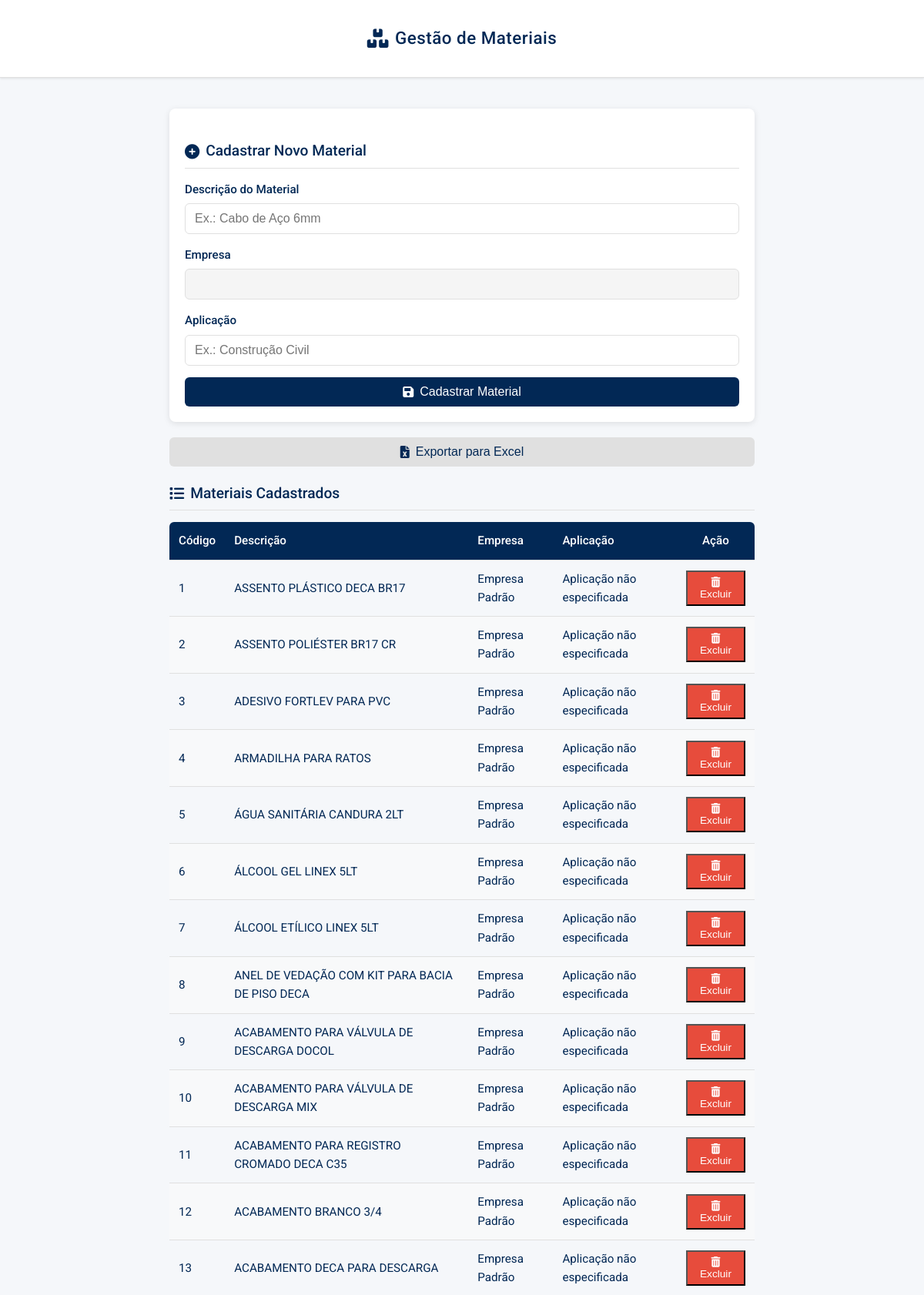
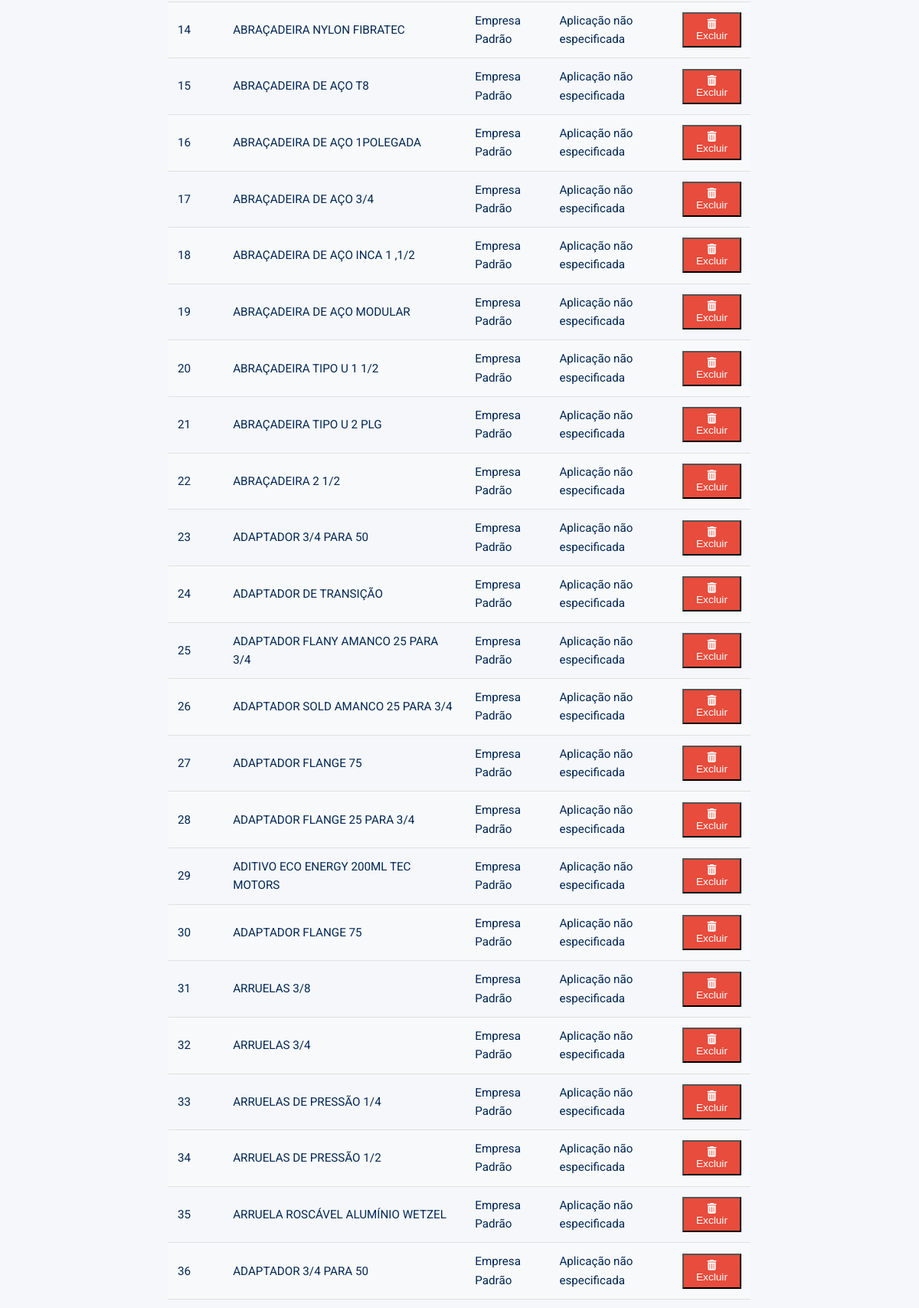
/materiais (signed in, upper part), run on the app's committed database (2 pictures, top to bottom).
### app.py (models this page shows)
class Materiais(db.Model):
    __tablename__ = 'Materiais'
    CodMaterial = db.Column(db.Integer, primary_key=True, autoincrement=True)
    DescricaoMaterial = db.Column(db.Text, nullable=False)
    Empresa = db.Column(db.Text, nullable=False)
    Aplicacao = db.Column(db.Text, nullable=False)
    QuantidadeEstoque = db.Column(db.Integer, default=0)
    Fornecedor = db.Column(db.Text)
    NumeroNF = db.Column(db.Text)
    FatorConsumo = db.Column(db.Float, nullable=True, default=0.0)
    Ativo = db.Column(db.Boolean, default=False)  # Novo campo

### app.py (the view)
@routes_bp.route('/materiais', methods=['GET'])
def listar_materiais():
    if 'usuario' not in session:
        return redirect(url_for('routes_bp.login'))
    try:
        materiais = app.jinja_env.globals['Materiais'].query.all()
        return render_template('materiais.html', materiais=materiais)
    except Exception as e:
        flash(f'Erro ao carregar materiais: {str(e)}', 'error')
        return render_template('materiais.html', materiais=[])

### app.py (called while the page is built, shortened)
def ler_senhas():
    senhas = {}
    try:
        if not os.path.exists(SENHAS_FILE):
            with open(SENHAS_FILE, "w", encoding='utf-8') as f:
                f.write("")
        with open(SENHAS_FILE, "r", encoding='utf-8') as f:
            for line in f:
                partes = line.strip().split("%")
                if len(partes) == 4:
                    usuario, senha, pagina, empresa = partes
                    senhas[usuario] = {"senha": senha, "pagina": pagina, "empresa": empresa}
                elif len(partes) == 3:
                    usuario, senha, pagina = partes
                    senhas[usuario] = {"senha": senha, "pagina": pagina, "empresa": ""}
    except Exception as e:
        logging.error(f"Erro ao ler senhas.txt: {str(e)}")
    return senhas

@routes_bp.before_request
def verificar_tempo_inatividade():
    if request.endpoint in ['routes_bp.login', 'static']:
        return
    if 'usuario' in session:
        agora = datetime.now()
        ultima_atividade = session.get('ultima_atividade')
        session['ultima_atividade'] = str(agora)

### templates/materiais.html (shortened to what this page needs)
<!DOCTYPE html>
<html lang="pt-BR">
<head>
    <link rel="stylesheet" href="https://cdnjs.cloudflare.com/ajax/libs/font-awesome/6.0.0-beta3/css/all.min.css">
</head>
<body>
    <header>
        <div class="container">
            <h1><i class="fas fa-boxes"></i> Gestão de Materiais</h1>
        </div>
    </header>
    <main class="container">
        <section>
            <div class="card">
                <h2><i class="fas fa-plus-circle"></i> Cadastrar Novo Material</h2>
                <form method="POST" action="{{ url_for('routes_bp.adicionar_material') }}">
                    <div class="form-group">
                        <label for="descricao">Descrição do Material</label>
                        <input type="text" id="descricao" name="descricao" required
                               placeholder="Ex.: Cabo de Aço 6mm">
                    </div>
                    <div class="form-group">
                        <label for="empresa">Empresa</label>
                        <input type="text" id="empresa" name="empresa"
                               value="{{ ler_senhas().get(session['usuario'], {}).get('empresa', '') }}" readonly>
                    </div>
                    <div class="form-group">
                        <label for="aplicacao">Aplicação</label>
                        <input type="text" id="aplicacao" name="aplicacao" required
                               placeholder="Ex.: Construção Civil">
                    </div>
                    <button type="submit" class="btn btn-primary">
                        <i class="fas fa-save"></i> Cadastrar Material
                    </button>
                </form>
            </div>
        </section>
        <section>
            <div class="export-section">
                <button id="exportExcel" class="btn btn-secondary">
                    <i class="fas fa-file-excel"></i> Exportar para Excel
                </button>
            </div>
            <h2><i class="fas fa-list"></i> Materiais Cadastrados</h2>
            {% if materiais %}
                <div class="table-responsive">
                    <table id="materiaisTable">
                        <thead>
                            <tr>
                                <th>Código</th>
                                <th>Descrição</th>
                                <th>Empresa</th>
                                <th>Aplicação</th>
                                <th class="actions">Ação</th>
                            </tr>
                        </thead>
                        <tbody>
                            {% for material in materiais %}
                            <tr>
                                <td>{{ material.CodMaterial }}</td>
                                <td>{{ material.DescricaoMaterial }}</td>
                                <td>{{ material.Empresa }}</td>
                                <td>{{ material.Aplicacao }}</td>
                                <td class="actions">
                                    <form method="POST" action="{{ url_for('routes_bp.excluir_material', cod=material.CodMaterial) }}"
                                          onsubmit="return confirm('Tem certeza que deseja excluir o material {{ material.DescricaoMaterial }}?')">
                                        <button type="submit" class="btn-danger">
                                            <i class="fas fa-trash-alt"></i> Excluir
                                        </button>
                                    </form>
                                </td>
                            </tr>
                            {% endfor %}
                        </tbody>
                    </table>
                </div>
            {% else %}
                <div class="card empty-state">
                    <i class="fas fa-box-open"></i>
                    <h3>Nenhum material cadastrado</h3>
                    <p>Adicione seu primeiro material utilizando o formulário acima</p>
                </div>
            {% endif %}
        </section>
    </main>
</body>
</html>

### templates/materiais.html (style rules this page uses)
:root { --primary-color: #022855; --secondary-color: #3498db; --accent-color: #2980b9; --danger-color: #e74c3c; --success-color: #27ae60; --light-gray: #f5f7fa; --medium-gray: #e0e0e0; --dark-gray: #7f8c8d; }
* { margin: 0; padding: 0; box-sizing: border-box; }
body { font-family: 'Roboto', sans-serif; background-color: var(--light-gray); color: var(--primary-color); line-height: 1.6; padding: 0; margin: 0; }
.container { max-width: 800px; margin: 0 auto; padding: 20px; }
header { background-color: white; color: var(--primary-color); padding: 12px 0; text-align: center; margin-bottom: 20px; box-shadow: 0 1px 3px rgba(0,0,0,0.1); border-bottom: 1px solid var(--medium-gray); }
h1 { font-size: 1.4em; margin: 0; font-weight: 500; display: flex; align-items: center; justify-content: center; gap: 8px; letter-spacing: 0.5px; }
h1 i { font-size: 1.1em; color: var(--primary-color); }
h2 { color: var(--primary-color); font-size: 1.2em; margin: 20px 0 15px; padding-bottom: 6px; border-bottom: 1px solid var(--medium-gray); display: flex; align-items: center; gap: 8px; font-weight: 500; }
.card { background-color: white; border-radius: 8px; box-shadow: 0 2px 8px rgba(0, 0, 0, 0.1); padding: 20px; margin-bottom: 20px; }
.form-group { margin-bottom: 15px; }
label { display: block; margin-bottom: 6px; font-weight: 500; color: var(--primary-color); font-size: 0.95em; }
input { width: 100%; padding: 10px 12px; border: 1px solid var(--medium-gray); border-radius: 6px; font-size: 1em; transition: all 0.2s ease; }
input[readonly] { background-color: #f5f5f5; color: #666; }
.btn { display: inline-flex; align-items: center; justify-content: center; gap: 8px; padding: 10px 20px; border-radius: 6px; font-size: 1em; font-weight: 500; cursor: pointer; transition: all 0.2s ease; text-align: center; border: none; width: 100%; }
.btn-primary { background-color: var(--primary-color); color: white; }
.btn-secondary { background-color: var(--medium-gray); color: var(--primary-color); }
.btn-danger { background-color: var(--danger-color); color: white; padding: 6px 12px; font-size: 0.9em; }
.table-responsive { overflow-x: auto; margin-bottom: 20px; border-radius: 6px; }
table { width: 100%; border-collapse: collapse; font-size: 0.95em; }
table th, table td { padding: 12px; text-align: left; border-bottom: 1px solid var(--medium-gray); }
table th { background-color: var(--primary-color); color: white; font-weight: 500; }
table tr:nth-child(even) { background-color: #f8f9fa; }
.actions { text-align: center; }
.export-section { display: flex; justify-content: flex-end; margin-bottom: 15px; }

### data on the page
Materiais: CodMaterial "1", DescricaoMaterial "ASSENTO PLÁSTICO DECA BR17", Empresa "Empresa Padrão", Aplicacao "Aplicação não especificada"
Materiais: CodMaterial "2", DescricaoMaterial "ASSENTO POLIÉSTER BR17 CR", Empresa "Empresa Padrão", Aplicacao "Aplicação não especificada"
Materiais: CodMaterial "3", DescricaoMaterial "ADESIVO FORTLEV PARA PVC", Empresa "Empresa Padrão", Aplicacao "Aplicação não especificada"
Materiais: CodMaterial "4", DescricaoMaterial "ARMADILHA PARA RATOS", Empresa "Empresa Padrão", Aplicacao "Aplicação não especificada"
Materiais: CodMaterial "5", DescricaoMaterial "ÁGUA SANITÁRIA CANDURA 2LT", Empresa "Empresa Padrão", Aplicacao "Aplicação não especificada"
Materiais: CodMaterial "6", DescricaoMaterial "ÁLCOOL GEL LINEX 5LT", Empresa "Empresa Padrão", Aplicacao "Aplicação não especificada"
Materiais: CodMaterial "7", DescricaoMaterial "ÁLCOOL ETÍLICO LINEX 5LT", Empresa "Empresa Padrão", Aplicacao "Aplicação não especificada"
Materiais: CodMaterial "8", DescricaoMaterial "ANEL DE VEDAÇÃO COM KIT PARA BACIA DE PISO DECA", Empresa "Empresa Padrão", Aplicacao "Aplicação não especificada"
Materiais: CodMaterial "9", DescricaoMaterial "ACABAMENTO PARA VÁLVULA DE DESCARGA DOCOL", Empresa "Empresa Padrão", Aplicacao "Aplicação não especificada"
Materiais: CodMaterial "10", DescricaoMaterial "ACABAMENTO PARA VÁLVULA DE DESCARGA MIX", Empresa "Empresa Padrão", Aplicacao "Aplicação não especificada"
Materiais: CodMaterial "11", DescricaoMaterial "ACABAMENTO PARA REGISTRO CROMADO DECA C35", Empresa "Empresa Padrão", Aplicacao "Aplicação não especificada"
Materiais: CodMaterial "12", DescricaoMaterial "ACABAMENTO BRANCO 3/4", Empresa "Empresa Padrão", Aplicacao "Aplicação não especificada"
Materiais: CodMaterial "13", DescricaoMaterial "ACABAMENTO DECA PARA DESCARGA", Empresa "Empresa Padrão", Aplicacao "Aplicação não especificada"
Materiais: CodMaterial "14", DescricaoMaterial "ABRAÇADEIRA NYLON FIBRATEC", Empresa "Empresa Padrão", Aplicacao "Aplicação não especificada"
Materiais: CodMaterial "15", DescricaoMaterial "ABRAÇADEIRA DE AÇO T8", Empresa "Empresa Padrão", Aplicacao "Aplicação não especificada"
Materiais: CodMaterial "16", DescricaoMaterial "ABRAÇADEIRA DE AÇO 1POLEGADA", Empresa "Empresa Padrão", Aplicacao "Aplicação não especificada"
Materiais: CodMaterial "17", DescricaoMaterial "ABRAÇADEIRA DE AÇO 3/4", Empresa "Empresa Padrão", Aplicacao "Aplicação não especificada"
Materiais: CodMaterial "18", DescricaoMaterial "ABRAÇADEIRA DE AÇO INCA 1 ,1/2", Empresa "Empresa Padrão", Aplicacao "Aplicação não especificada"
Materiais: CodMaterial "19", DescricaoMaterial "ABRAÇADEIRA DE AÇO MODULAR", Empresa "Empresa Padrão", Aplicacao "Aplicação não especificada"
Materiais: CodMaterial "20", DescricaoMaterial "ABRAÇADEIRA TIPO U 1 1/2", Empresa "Empresa Padrão", Aplicacao "Aplicação não especificada"
Materiais: CodMaterial "21", DescricaoMaterial "ABRAÇADEIRA TIPO U 2 PLG", Empresa "Empresa Padrão", Aplicacao "Aplicação não especificada"
Materiais: CodMaterial "22", DescricaoMaterial "ABRAÇADEIRA 2 1/2", Empresa "Empresa Padrão", Aplicacao "Aplicação não especificada"
Materiais: CodMaterial "23", DescricaoMaterial "ADAPTADOR 3/4 PARA 50", Empresa "Empresa Padrão", Aplicacao "Aplicação não especificada"
Materiais: CodMaterial "24", DescricaoMaterial "ADAPTADOR DE TRANSIÇÃO", Empresa "Empresa Padrão", Aplicacao "Aplicação não especificada"
Materiais: CodMaterial "25", DescricaoMaterial "ADAPTADOR FLANY AMANCO 25 PARA 3/4", Empresa "Empresa Padrão", Aplicacao "Aplicação não especificada"
Materiais: CodMaterial "26", DescricaoMaterial "ADAPTADOR SOLD AMANCO 25 PARA 3/4", Empresa "Empresa Padrão", Aplicacao "Aplicação não especificada"
Materiais: CodMaterial "27", DescricaoMaterial "ADAPTADOR FLANGE 75", Empresa "Empresa Padrão", Aplicacao "Aplicação não especificada"
Materiais: CodMaterial "28", DescricaoMaterial "ADAPTADOR FLANGE 25 PARA 3/4", Empresa "Empresa Padrão", Aplicacao "Aplicação não especificada"
Materiais: CodMaterial "29", DescricaoMaterial "ADITIVO ECO ENERGY 200ML TEC MOTORS", Empresa "Empresa Padrão", Aplicacao "Aplicação não especificada"
Materiais: CodMaterial "30", DescricaoMaterial "ADAPTADOR FLANGE 75", Empresa "Empresa Padrão", Aplicacao "Aplicação não especificada"
Materiais: CodMaterial "31", DescricaoMaterial "ARRUELAS 3/8", Empresa "Empresa Padrão", Aplicacao "Aplicação não especificada"
Materiais: CodMaterial "32", DescricaoMaterial "ARRUELAS 3/4", Empresa "Empresa Padrão", Aplicacao "Aplicação não especificada"
Materiais: CodMaterial "33", DescricaoMaterial "ARRUELAS DE PRESSÃO 1/4", Empresa "Empresa Padrão", Aplicacao "Aplicação não especificada"
Materiais: CodMaterial "34", DescricaoMaterial "ARRUELAS DE PRESSÃO 1/2", Empresa "Empresa Padrão", Aplicacao "Aplicação não especificada"
Materiais: CodMaterial "35", DescricaoMaterial "ARRUELA ROSCÁVEL ALUMÍNIO WETZEL", Empresa "Empresa Padrão", Aplicacao "Aplicação não especificada"
Materiais: CodMaterial "36", DescricaoMaterial "ADAPTADOR 3/4 PARA 50", Empresa "Empresa Padrão", Aplicacao "Aplicação não especificada"
